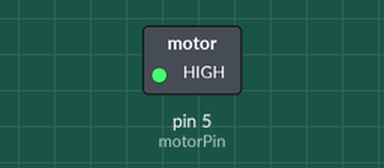
The sketch below on a simulated Arduino Mega 2560, built with avr-gcc and run on an emulated ATmega2560. Parts: switched loads named in the sketch (green lamp = pin HIGH).

Above: at 0.1 s.
Timing chart, 0 to 1.6 s (numbered marks = the images above):
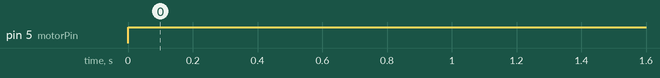

The sketch:

main.ino
```cpp
#include <Arduino.h>


void setup(){
  int motorPin = 5;
  int bxco = 150;
  int byco = 120;
  pinMode(motorPin, OUTPUT);


}

void loop(){
  int motorPin = 5;
  int bxco = 150;
  int byco = 120;
  analogWrite(motorPin, 255);


if (bxco >= 160){
  if (bxco <=240){
    if (byco < 80){
    //Ball is at the front
}   if (byco <= 160){
      if (byco >= 80){
        //Ball is literally on the camera
}}  if (byco > 160){
      //Ball is at the back
}}if (bxco > 240){
}   if (byco < 80){
      //Ball is to the front right
}   if (byco <= 160){
      if (byco >= 80){
        //Ball is on the right
}}  if (byco > 160){
      //Ball is to the back right
}if (bxco < 160){
}   if (byco < 80){
      //Ball is to the front left
}   if (byco <= 160){
      if (byco >= 80){
        //Ball is on the left
}}  if (byco > 160){
      //Ball is to the back left
      }
    }
}
```

Measured:
- by itself, pin 5 (motorPin): LOW → HIGH at 0.00 s
